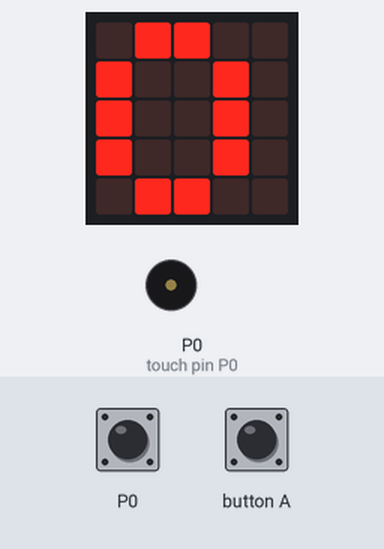
Simulated run of this program. Board: BBC micro:bit (MakeCode). Shown: the board's 5×5 LED display, buzzer (waves = sounding). Inputs (shaded band) come from the test bench.

Above: at 1.9 s.
2.0 s: touch pin P0 pressed for 0.15 s
At 2.34 s:
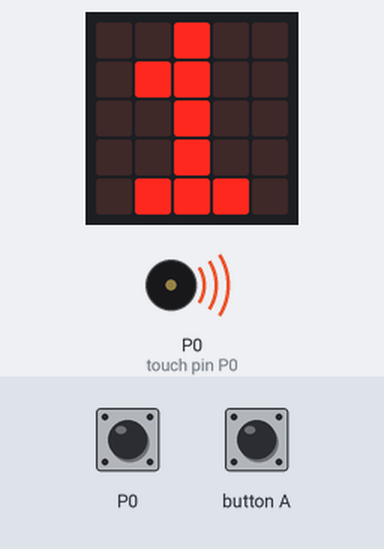
2.7 s: touch pin P0 pressed for 0.15 s
At 4.1 s:
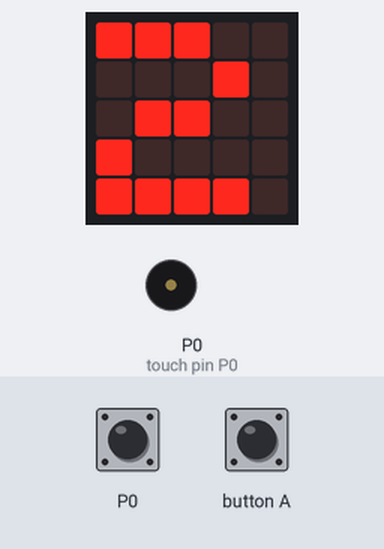
Timing chart, 0 to 5.7 s (numbered marks = the images above; inputs shaded):
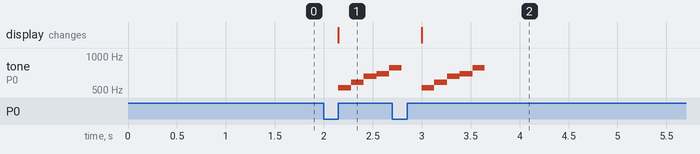

Measured:
- after the input at 2.0 s, tone on P0 (touch pin P0): plays 523 Hz for 0.13 s, 587 Hz for 0.13 s, 659 Hz for 0.13 s, 698 Hz for 0.13 s, 784 Hz for 0.03 s, starting after 0.15 s; the display: changes after 0.15 s (image 1)
- after the input at 2.7 s, the display: changes after 0.30 s (image 2)

The program:

main.ts
```typescript
input.onPinPressed(TouchPin.P0, function () {
    Score += 1
    music._playDefaultBackground(music.builtInPlayableMelody(Melodies.JumpUp), music.PlaybackMode.InBackground)
    basic.showNumber(Score)
    basic.pause(100)
})
input.onButtonPressed(Button.A, function () {
    Score = 0
    basic.showNumber(Score)
})
let Score = 0
Score = 0
basic.showNumber(Score)
```

test.ts
```typescript
// testes vão aqui; isto não será compilado quando este pacote for usado como uma extensão.
```
